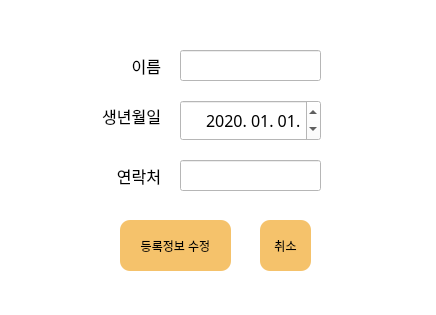
<?xml version="1.0" encoding="UTF-8"?>
<ui version="4.0">
 <class>Dialog</class>
 <widget class="QDialog" name="Dialog">
  <property name="geometry">
   <rect>
    <x>0</x>
    <y>0</y>
    <width>436</width>
    <height>315</height>
   </rect>
  </property>
  <property name="windowTitle">
   <string>Dialog</string>
  </property>
  <property name="styleSheet">
   <string notr="true">background-color:white;
</string>
  </property>
  <widget class="QPushButton" name="btnUserRegister">
   <property name="geometry">
    <rect>
     <x>120</x>
     <y>220</y>
     <width>111</width>
     <height>51</height>
    </rect>
   </property>
   <property name="styleSheet">
    <string notr="true">QPushButton{background-color:#F5C26B;
border-radius:10px;}

QPushButton:pressed{background-color:#4169E1; color:white;
border-radius:20px; border-width:10px;}

QPushButton:hover{background-color:#F5C26B; border-width:10px;
border-radius:20px;}</string>
   </property>
   <property name="text">
    <string>등록정보 수정</string>
   </property>
  </widget>
  <widget class="QPushButton" name="btnCancle">
   <property name="geometry">
    <rect>
     <x>260</x>
     <y>220</y>
     <width>51</width>
     <height>51</height>
    </rect>
   </property>
   <property name="styleSheet">
    <string notr="true">QPushButton{background-color:#F5C26B;
border-radius:10px;}

QPushButton:pressed{background-color:#4169E1; color:white;
border-radius:20px; border-width:10px;}

QPushButton:hover{background-color:#F5C26B; border-width:10px;
border-radius:20px;}</string>
   </property>
   <property name="text">
    <string>취소</string>
   </property>
  </widget>
  <widget class="QLabel" name="labelBirthInfo">
   <property name="geometry">
    <rect>
     <x>90</x>
     <y>100</y>
     <width>71</width>
     <height>31</height>
    </rect>
   </property>
   <property name="font">
    <font>
     <family>NanumGothicExtraBold</family>
     <pointsize>12</pointsize>
    </font>
   </property>
   <property name="styleSheet">
    <string notr="true">border-style:outset;</string>
   </property>
   <property name="text">
    <string>생년월일</string>
   </property>
   <property name="alignment">
    <set>Qt::AlignRight|Qt::AlignTrailing|Qt::AlignVCenter</set>
   </property>
  </widget>
  <widget class="QLabel" name="labelContactNumberInfo">
   <property name="geometry">
    <rect>
     <x>80</x>
     <y>160</y>
     <width>81</width>
     <height>31</height>
    </rect>
   </property>
   <property name="font">
    <font>
     <family>NanumGothicExtraBold</family>
     <pointsize>12</pointsize>
    </font>
   </property>
   <property name="text">
    <string>연락처</string>
   </property>
   <property name="alignment">
    <set>Qt::AlignRight|Qt::AlignTrailing|Qt::AlignVCenter</set>
   </property>
  </widget>
  <widget class="QLabel" name="labelNameInfo">
   <property name="geometry">
    <rect>
     <x>120</x>
     <y>50</y>
     <width>41</width>
     <height>31</height>
    </rect>
   </property>
   <property name="font">
    <font>
     <family>NanumGothicExtraBold</family>
     <pointsize>12</pointsize>
    </font>
   </property>
   <property name="text">
    <string>이름</string>
   </property>
   <property name="alignment">
    <set>Qt::AlignRight|Qt::AlignTrailing|Qt::AlignVCenter</set>
   </property>
  </widget>
  <widget class="QLineEdit" name="editName">
   <property name="geometry">
    <rect>
     <x>180</x>
     <y>50</y>
     <width>141</width>
     <height>31</height>
    </rect>
   </property>
   <property name="font">
    <font>
     <family>NanumGothic</family>
     <pointsize>12</pointsize>
    </font>
   </property>
   <property name="alignment">
    <set>Qt::AlignRight|Qt::AlignTrailing|Qt::AlignVCenter</set>
   </property>
  </widget>
  <widget class="QDateEdit" name="dateEditBirth">
   <property name="geometry">
    <rect>
     <x>180</x>
     <y>100</y>
     <width>141</width>
     <height>41</height>
    </rect>
   </property>
   <property name="font">
    <font>
     <family>NanumGothic</family>
     <pointsize>12</pointsize>
    </font>
   </property>
   <property name="alignment">
    <set>Qt::AlignRight|Qt::AlignTrailing|Qt::AlignVCenter</set>
   </property>
   <property name="dateTime">
    <datetime>
     <hour>0</hour>
     <minute>0</minute>
     <second>0</second>
     <year>2020</year>
     <month>1</month>
     <day>1</day>
    </datetime>
   </property>
   <property name="maximumDateTime">
    <datetime>
     <hour>23</hour>
     <minute>59</minute>
     <second>59</second>
     <year>2024</year>
     <month>12</month>
     <day>31</day>
    </datetime>
   </property>
   <property name="minimumDateTime">
    <datetime>
     <hour>0</hour>
     <minute>0</minute>
     <second>0</second>
     <year>1990</year>
     <month>1</month>
     <day>1</day>
    </datetime>
   </property>
   <property name="displayFormat">
    <string>yyyy. MM. dd.</string>
   </property>
  </widget>
  <widget class="QLineEdit" name="editContactNumber">
   <property name="geometry">
    <rect>
     <x>180</x>
     <y>160</y>
     <width>141</width>
     <height>31</height>
    </rect>
   </property>
   <property name="font">
    <font>
     <family>NanumGothic</family>
     <pointsize>12</pointsize>
    </font>
   </property>
   <property name="maxLength">
    <number>13</number>
   </property>
   <property name="alignment">
    <set>Qt::AlignRight|Qt::AlignTrailing|Qt::AlignVCenter</set>
   </property>
  </widget>
 </widget>
 <resources/>
 <connections/>
</ui>
